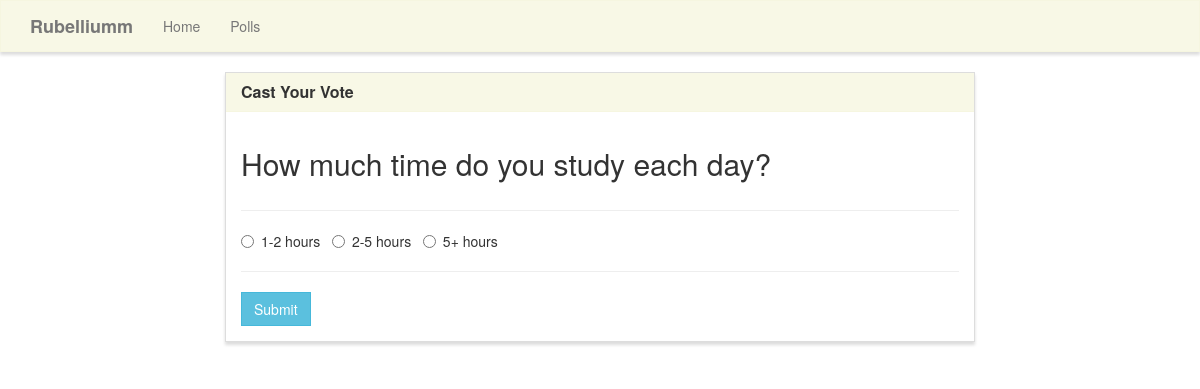
Page /polls/vote/17 on the committed database.
### polls/models.py (models this page shows, shortened)
class Poll(models.Model):
    question = models.TextField()
    option_one = models.CharField(max_length=30)
    option_two = models.CharField(max_length=30)
    option_three = models.CharField(max_length=30)
    option_one_count =models.IntegerField(default=0)
    option_two_count =models.IntegerField(default=0)
    option_three_count =models.IntegerField(default=0)

### polls/views.py (the view, shortened to what this page needs)
# urls.py: path('vote/<pk>',views.vote,name='vote'),
def vote(request,pk):
    poll = Poll.objects.get(pk = pk)
    return render(request,'polls/vote.html',{'poll': poll })

### templates/polls/vote.html (shortened to what this page needs)
{% extends "polls/base.html" %}
{% block main %}
<div class="row">
    <div class="col-lg-8 col-lg-offset-2">
        <div class="panel panel-default">
            <div class="panel-heading">
                <h3 class="panel-title">Cast Your Vote</h3>
            </div>
            <div class="panel-body">
                <div class="row">
                    <div class="col-lg-12">
                        <h2>{{ poll.question }}</h2>
                    </div>
                </div>
                <div class="row">
                    <div class="col-lg-12">
                        <hr />
                        <form method="POST">
                            <div class="form-group">
                                <div class="radio">
                                    <label>
                                        <input type="radio" name="poll" value="option1" required>
                                        {{ poll.option_one }}
                                    </label> &nbsp;
                                    <label>
                                        <input type="radio" name="poll" value="option2" required>
                                        {{ poll.option_two }}
                                    </label> &nbsp;
                                    <label>
                                        <input type="radio" name="poll" value="option3" required>
                                        {{ poll.option_three }}
                                    </label> &nbsp;
                                </div>
                            </div>
                            <hr />
                            <button type="submit" class="btn btn-info">
                                Submit
                            </button>
                        </form>
                    </div>
                </div>
            </div>
        </div>
    </div>
</div>
{% endblock %}

### static/css/style.css (style rules this page uses)
.navbar-default, .btn, .form-control, .panel { border-radius: 0; }
.panel-default > .panel-heading { color: #333; background-color: rgba(245, 245, 220, .7); border-color: rgba(245, 245, 220, .6); border-top-left-radius: 0; border-top-right-radius: 0; }
.panel { box-shadow: 0px 3px 3px 0px #ddd; }
a.navbar-brand, .panel-title { font-weight: bolder; }

### rows in the picture
Poll: question "How much time do you study each day?", option_one "1-2 hours", option_two "2-5 hours", option_three "5+ hours"
